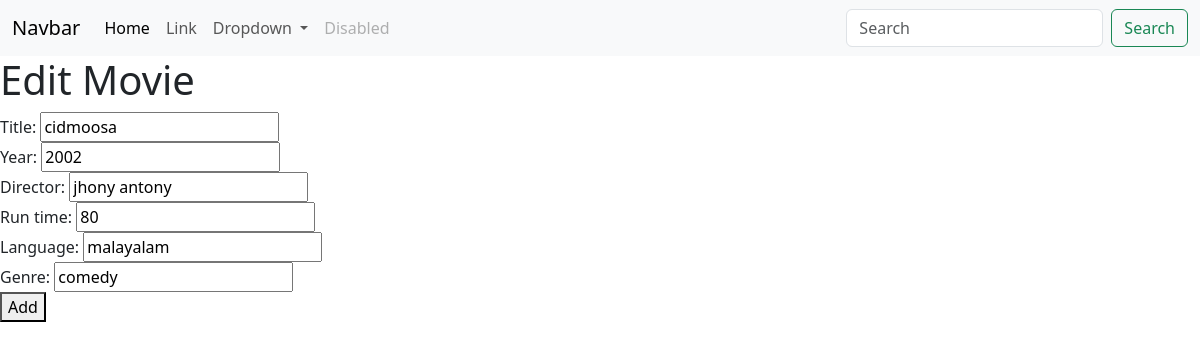
The app's page /movies/4/change/ with its own data.
### myapp/models.py (models this page shows, shortened)
class Movie(models.Model):
    title=models.CharField(max_length=200)
    year=models.CharField(max_length=200)
    director=models.CharField(max_length=200)
    run_time=models.PositiveIntegerField()
    language=models.CharField(max_length=200)
    genre=models.CharField(max_length=200)

### myapp/views.py (the view, shortened to what this page needs)
# urls.py: path('movies/<int:pk>/change/',views.MovieUpdateView.as_view(),name="movie-edit")
class MovieUpdateView(View):
    def get(self,request,*args,**kwargs):
        id=kwargs.get("pk")
        movie_object=Movie.objects.get(id=id)
        form_instance=MovieModelForm(instance=movie_object) #instance used in Modelform
        return render(request,"movie_edit.html",{"form":form_instance})

### myapp/forms.py
class MovieModelForm(forms.ModelForm):
    pass
    class Meta:
        model=Movie
        exclude=("id",)
    widgets={
        "title":forms.TextInput(attrs={"class":"form-control"}),
        "year":forms.TextInput(attrs={"class":"form-control"}),
        "run_time":forms.TextInput(attrs={"class":"form-control"}),
        "language":forms.TextInput(attrs={"class":"form-control"}),
        "director":forms.TextInput(attrs={"class":"form-control"}),
        "genre":forms.TextInput(attrs={"class":"form-control"}),
    }

### myapp/templates/movie_edit.html (shortened to what this page needs)
{%extends 'base.html'%}
{%block main_block%}
<div class="conatiner">
    <h1>Edit Movie</h1>
    <form action="" method="post">
        {{form}}
        <button type="submit">Add</button>
    </form>
</div>
{%endblock%}

### records on screen
Movie: title "cidmoosa", year "2002", director "jhony antony", run_time "80", language "malayalam", genre "comedy"
